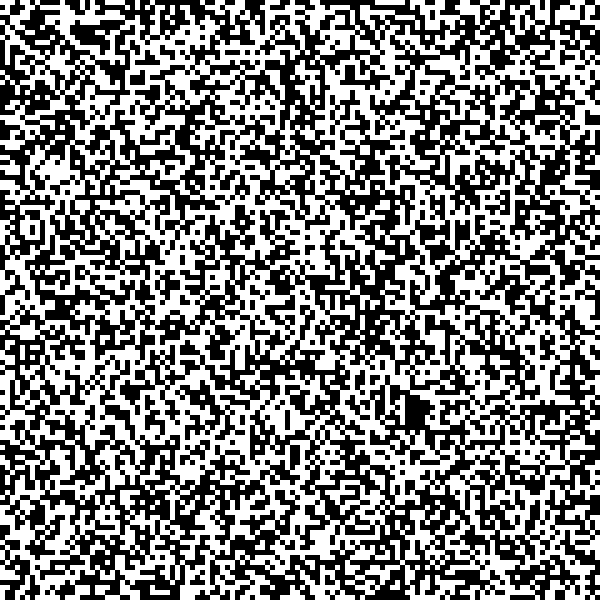
Frame 1 (no input)
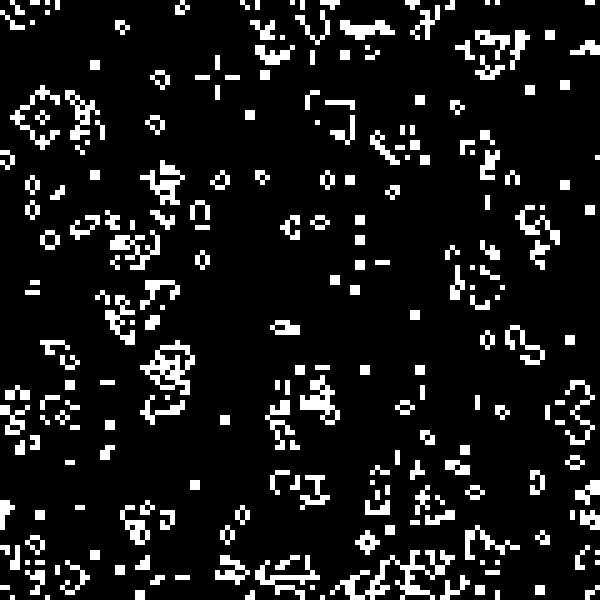
Frame 60 (the mouse pressed at the canvas centre just before this capture)
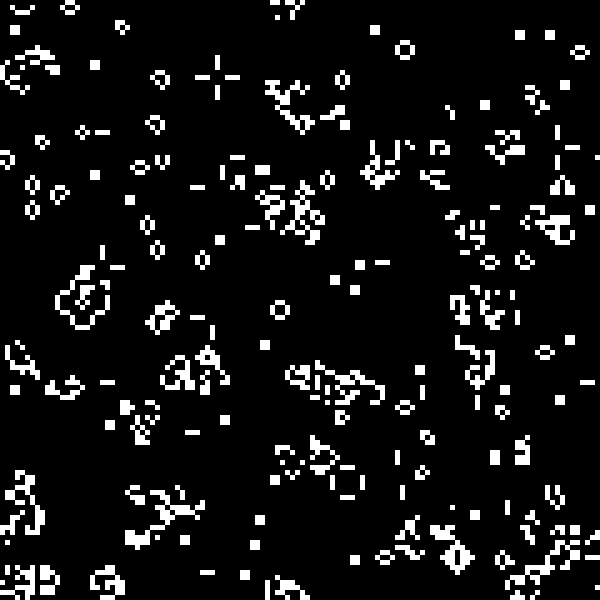
Frame 120 (the mouse held since frame 60 and released just before this capture)

The Processing sketch that drew these frames (run headless with seeded random() and noise(); from frame 60 on, the mouse is pressed at the canvas centre):

// Processing sketch: Conways_boolean
// ── Conways_boolean.pde
boolean [][] tabella;
boolean [][] oldtab;

color vita = color(255);
color morte = color(0);

int x1, y1, x2, y2;
int r;
int lato = 5; //in pixel

void setup() {

  size(600, 600);
  //fullScreen();

  tabella = new boolean [width / lato][height / lato];
  oldtab = new boolean [width / lato][height / lato];

  for (int x = 0; x < width / lato; x++) {                                      
    for (int y = 0; y < height / lato; y++) {

      r = int(random(2));

      if (r == 1) {
        tabella[x][y] = true;
      } else {
        tabella[x][y] = false;
      }
    }
  }
}

int gradient = 0;
boolean secret = false;

void draw() {
  background(0);
  gradient++;

  if (gradient >= 99) {
    gradient = 0;
  }

  if (secret) {

    vita = color(abs(gradient - 100), 100, 100);
  }

  noStroke();
  for (x1 = 0; x1 < width / lato; x1++) {                                      
    for (y1 = 0; y1 < height / lato; y1++) {

      if (tabella[x1][y1]) {
        fill(vita);
      } else {
        fill(morte);
      }

      square(x1 * lato, y1 * lato, lato);
      oldtab[x1][y1] = tabella[x1][y1];

    }
  }
  
      check();
}

void keyPressed() {
  if (key == ' ') {

    for (int x = 0; x < width / lato; x++) {                                      
      for (int y = 0; y < height / lato; y++) {

        r = int(random(2));

        if (r == 1) {
          tabella[x][y] = true;
        } else {
          tabella[x][y] = false;
        }

        oldtab[x][y] = tabella[x][y];

        //key = '?';
      }
    }
  } else if (key == 's' || key == 'S') {
    colorMode(HSB, 100);
    secret = true;
    println("party time!");
  }
}

int outx;
int outy;


void check() {


  for (int x = 0; x < width / lato; x++) {                                      
    for (int y = 0; y < height / lato; y++) {

      int counter = 0;

      for (int lr = x - 1; lr <= x + 1; lr++) {                                      
        for (int ud = y - 1; ud <= y + 1; ud++) {

          //if((lr >= 0 && lr < width / lato) && (ud >= 0 && ud < height / lato) && (lr != x || ud != y)){
          if (lr != x || ud != y) {

            if ((lr >= 0 && lr < width / lato) && (ud >= 0 && ud < height / lato)) {

              if (oldtab[lr][ud]) {
                counter++;
              }
            } else {

              outx = lr;
              outy = ud;


              if (lr < 0) {
                outx = (width / lato) - 1;
              } else if (lr >= width / lato) {
                outx = 0;
              }

              if (ud < 0) {
                outy = (height / lato) - 1;
              } else if (ud >= height / lato) {
                outy = 0;
              }

              if (oldtab[outx][outy]) {
                counter++;
              }
            }
          }
        }
      }  
      //------------------------------------------Check zone----------------------------------------------------------------  
      if (oldtab[x][y] && (counter < 2 || counter > 3)) {
        tabella[x][y] = false;
      } else if (!oldtab[x][y] && counter == 3) {
        tabella[x][y] = true;
      }
    }
  }
}
